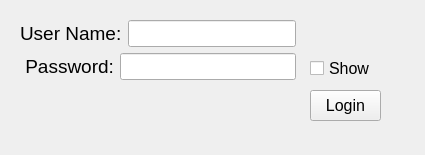
<?xml version="1.0" encoding="UTF-8"?>
<ui version="4.0">
 <class>Form</class>
 <widget class="QWidget" name="Form">
  <property name="geometry">
   <rect>
    <x>0</x>
    <y>0</y>
    <width>425</width>
    <height>155</height>
   </rect>
  </property>
  <property name="windowTitle">
   <string>Form</string>
  </property>
  <widget class="QCheckBox" name="checkBox_show">
   <property name="geometry">
    <rect>
     <x>310</x>
     <y>60</y>
     <width>70</width>
     <height>17</height>
    </rect>
   </property>
   <property name="font">
    <font>
     <pointsize>12</pointsize>
    </font>
   </property>
   <property name="text">
    <string>Show</string>
   </property>
  </widget>
  <widget class="QPushButton" name="button_login">
   <property name="geometry">
    <rect>
     <x>310</x>
     <y>90</y>
     <width>71</width>
     <height>31</height>
    </rect>
   </property>
   <property name="font">
    <font>
     <pointsize>12</pointsize>
    </font>
   </property>
   <property name="text">
    <string>Login</string>
   </property>
  </widget>
  <widget class="QLabel" name="label_result">
   <property name="geometry">
    <rect>
     <x>20</x>
     <y>90</y>
     <width>271</width>
     <height>31</height>
    </rect>
   </property>
   <property name="font">
    <font>
     <pointsize>14</pointsize>
    </font>
   </property>
   <property name="text">
    <string/>
   </property>
  </widget>
  <widget class="QWidget" name="">
   <property name="geometry">
    <rect>
     <x>20</x>
     <y>20</y>
     <width>276</width>
     <height>62</height>
    </rect>
   </property>
   <layout class="QVBoxLayout" name="verticalLayout">
    <item>
     <layout class="QHBoxLayout" name="horizontalLayout">
      <item>
       <widget class="QLabel" name="label">
        <property name="font">
         <font>
          <pointsize>14</pointsize>
         </font>
        </property>
        <property name="text">
         <string>User Name:</string>
        </property>
       </widget>
      </item>
      <item>
       <widget class="QLineEdit" name="lineEdit_user_name">
        <property name="font">
         <font>
          <pointsize>12</pointsize>
         </font>
        </property>
        <property name="text">
         <string/>
        </property>
       </widget>
      </item>
     </layout>
    </item>
    <item>
     <layout class="QHBoxLayout" name="horizontalLayout_2">
      <item>
       <widget class="QLabel" name="label_2">
        <property name="font">
         <font>
          <pointsize>14</pointsize>
         </font>
        </property>
        <property name="text">
         <string> Password:</string>
        </property>
       </widget>
      </item>
      <item>
       <widget class="QLineEdit" name="lineEdit_password">
        <property name="font">
         <font>
          <pointsize>12</pointsize>
         </font>
        </property>
        <property name="text">
         <string/>
        </property>
       </widget>
      </item>
     </layout>
    </item>
   </layout>
  </widget>
 </widget>
 <resources/>
 <connections/>
</ui>
